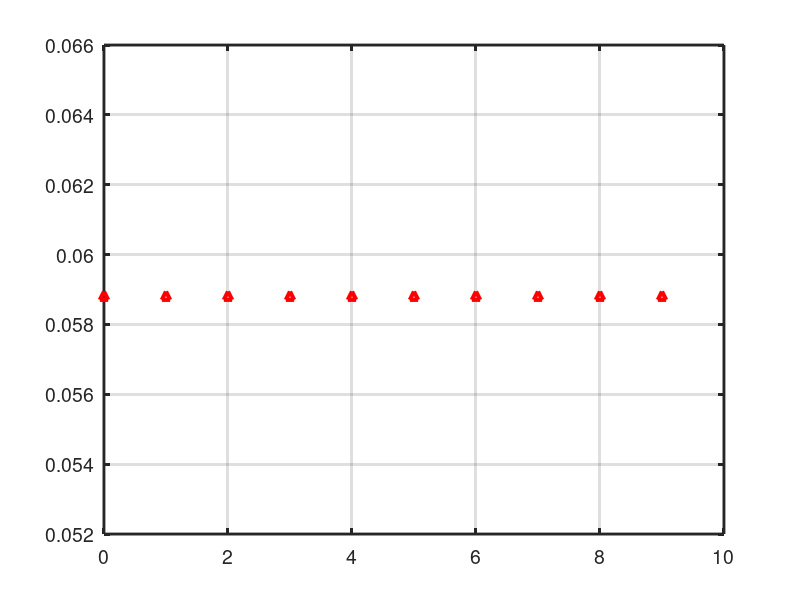
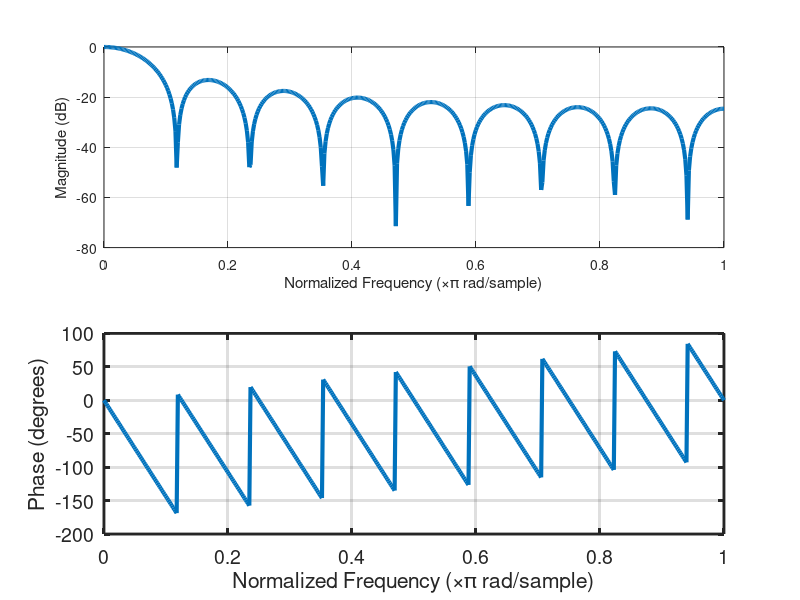
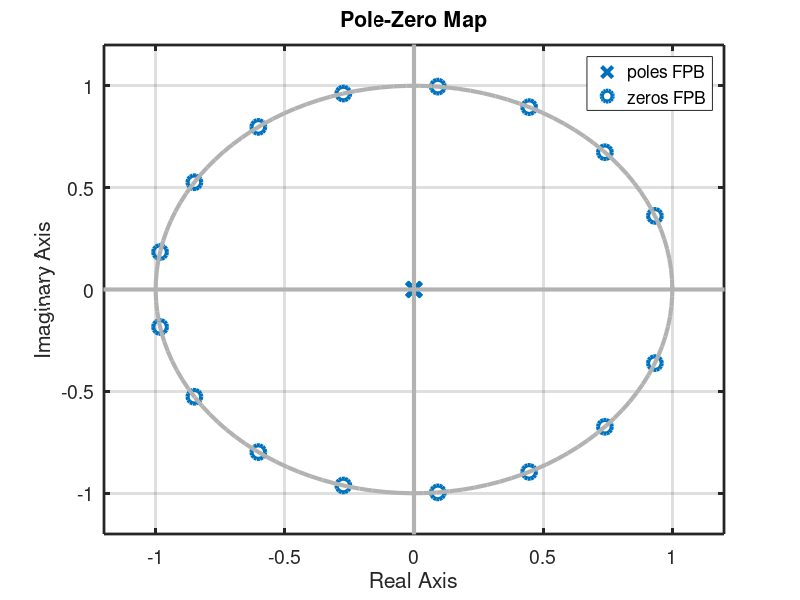
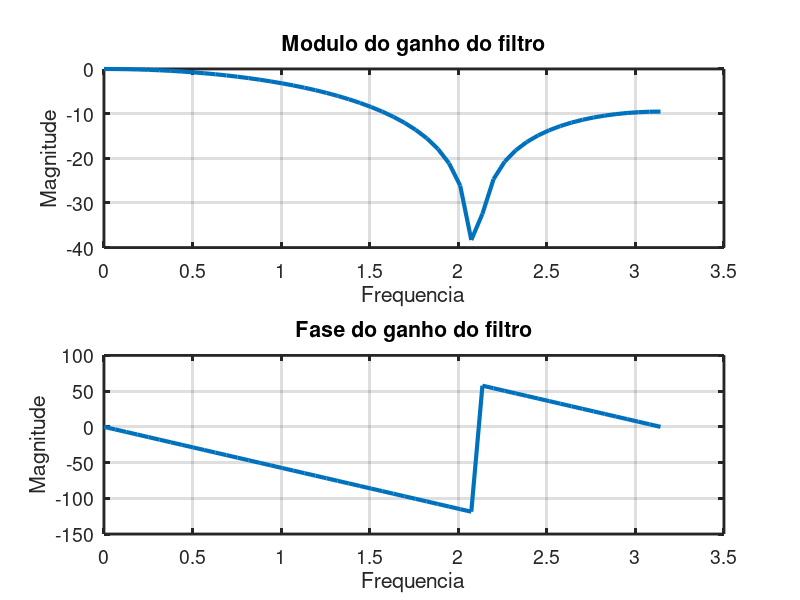

MATLAB code to generate these figures, in order: (Note: this script raises an error after producing the figures.)
%%%%%%%%%%%%%%%%%%%%%%%%%%%%%%%%%%%%%%%%%%%%%%%%%%%%%%%%%%%%%%%%%%%%%% 0 - Projeto de filtro média móvel%% %%  %%%%%%%%%%%%%%%%%%%%%%%%%%%%%%%%%%%%%%%%%%%%%%%%%%%%%%%%%%%%%%%%%%%%%%%% 1 - Preparação do código %% %% Boas práticas: limpeza de variáveis; variáveis globais%% Constantes; carregar bibliotecas;...%%%%% Limpezaclc;          % limpa visual da tela de comandosclose all;    % limpa as figurasclear all;    % limpa as variáveis%%% Pacote de controlepkg load control         %%% Polos e zeros pkg load signal          %%% --> Bilinear%%% ConstantesN   = 10;%%% Equação temporal da média móvelHk = @(xk,xka,xk2a) (xk+xka+xk2a)/3;%%% Equação em frequência da média móvel --> ZNf = 17;Nz = [ones(1,Nf)]*(1/Nf);Dz = [1 zeros(1,Nf-1)];% Polos e zeroszz = roots(Nz);       % zerospz = roots(Dz);       % pólos%%% Resposta impulsiva do filtrofigure(1)impz(Nz,Dz,N); grid%%% Aprimora a aparência do gráficoset(findall(gcf,'Type','line'),'LineWidth',3);set(gca,'FontSize',14,'LineWidth',2);%%% Conclusão: o filtro tem resposta impulsiva finita ! FIR%%% Resposta em frequência do filtrofigure(2)freqz(Nz,Dz)%%% Aprimora a aparência do gráficoset(findall(gcf,'Type','line'),'LineWidth',3);set(gca,'FontSize',14,'LineWidth',2);%%% Resposta em polos e zerosFPB = tf(Nz,Dz,1)figure(3)pzmap(FPB); %%% Aprimora a aparência do gráficoset(findall(gcf,'Type','line'),'LineWidth',3);set(gca,'FontSize',14,'LineWidth',2);%%% Está correto !!!%%% Determinação do ganho em função da frequênciaHw = @(w,T) (1/3).*exp(-j*w*T).*(1+2*cos(w*T));%%% Supondo uma taxa de amostragemd e 1Hz => T = 1sT    = 1;             % taxa de amostragemfs   = 1/T;           % frequência de amostragemfmax = fs/2;          % frequência máximaf    = [0:0.01:fmax];    % faixa de frequência de análisew    = 2*pi*f;        % frequência angularGanho_FPB = Hw(w,T);  % ganho do filtro na faixa de investigação%%% Visualizar o gráficofigure(4)subplot(2,1,1)plot(w,20*log10(abs(Ganho_FPB)));xlabel('Frequencia');ylabel('Magnitude');title('Modulo do ganho do filtro');grid;%%% Aprimora a aparência do gráficoset(findall(gcf,'Type','line'),'LineWidth',3);set(gca,'FontSize',14,'LineWidth',2);subplot(2,1,2)plot(w,angle(Ganho_FPB)*180/pi);xlabel('Frequencia');ylabel('Magnitude');title('Fase do ganho do filtro');grid;%%% Aprimora a aparência do gráficoset(findall(gcf,'Type','line'),'LineWidth',3);set(gca,'FontSize',14,'LineWidth',2);%%%%%%%%%%%%%%%%%%%%%%%%%%%%%%%%%%%%%%%%%%%%%%%%%%%%%%%%%%%%%%%%%%%%%% 2 - Sinal: calibração e sinal real%%%% trabalhar com um sinal amostrado%% %% trabalhar com um sinal real - gaita - hamônica [gk,fs] = audioread ('gaita.wav');      % transformei um arquivo .wav em um vetor g(k)  %%% Determinando a taxa de amostragem - T  T = 1/fs;  %%% Aplicar um filtro de média móvel no sinal gk  yk = filter(Nz,Dz,gk);  %%% Visualizando no domínio do tempo  figure(5)subplot(2,1,1)plot(gk);xlabel('Frequencia');ylabel('Magnitude');title('Modulo do ganho do filtro');grid;%%% Aprimora a aparência do gráficoset(findall(gcf,'Type','line'),'LineWidth',3);set(gca,'FontSize',14,'LineWidth',2);subplot(2,1,2)plot(yk);xlabel('Frequencia');ylabel('Magnitude');title('Fase do ganho do filtro');grid;%%% Aprimora a aparência do gráficoset(findall(gcf,'Type','line'),'LineWidth',3);set(gca,'FontSize',14,'LineWidth',2); %%% Visualizando no domínio da frequência  [yrs, H] = resample (gk, 1, 11); yks = filter(Nz,Dz,yrs);   Gw = fftshift(abs(fft(yrs))); Yw = fftshift(abs(fft(yks)));  Np = length(Gw);  f1  = linspace(-fs/2,fs/2,Np);   Ganho_FPB = Hw(2*pi*f,T);  % ganho do filtro na faixa de investigação  figure(6)subplot(2,1,1)plot(Gw/(max(Gw)));hold;plot(abs(Ganho_FPB));xlabel('Frequencia');ylabel('Magnitude');title('Modulo do ganho do filtro');grid;%%% Aprimora a aparência do gráficoset(findall(gcf,'Type','line'),'LineWidth',3);set(gca,'FontSize',14,'LineWidth',2);subplot(2,1,2)plot(Yw);xlabel('Frequencia');ylabel('Magnitude');title('Fase do ganho do filtro');grid;%%% Aprimora a aparência do gráficoset(findall(gcf,'Type','line'),'LineWidth',3);set(gca,'FontSize',14,'LineWidth',2);  